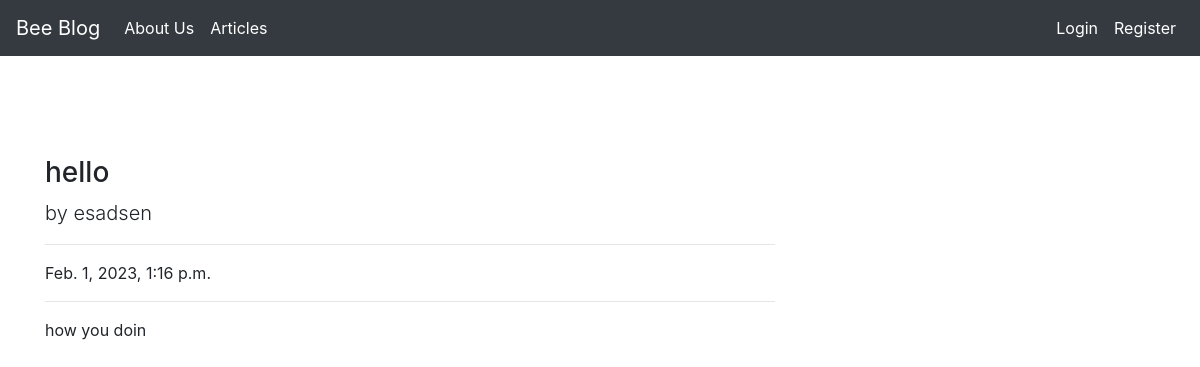
The app's page /articles/article/1 with its own data.
### article/models.py (models this page shows, shortened)
class Article(models.Model):
    author=models.ForeignKey("auth.User",on_delete=models.CASCADE)
    title=models.CharField(max_length=50)
    content=RichTextField()
    created_date=models.DateTimeField(auto_now_add=True)
    article_image=models.ImageField(blank=True,null=True,verbose_name="Add image to the article",upload_to='media/')

### article/views.py (the view)
# urls.py: path('article/<int:id>',views.detail,name="detail"),
def detail(request,id):
    article=get_object_or_404(Article,id=id)
    return render(request,"detail.html",{"article":article})

### templates/detail.html (shortened to what this page needs)
{% extends "layout.html" %}
{% block body %}
<div class="row">
    <div class="col-lg-8">
            <h3>{{article.title}}</h3>
            <p class="lead">by
                {{article.author.username}}</p>
            <hr>
            <p>{{article.created_date}}</p>
            <hr>
            <p>
                {{article.content|safe}}
            </p>
    </div>
</div>
{% endblock body %}

### records on screen
Article: title "hello", author.username "esadsen", created_date "Feb. 1, 2023, 1:16 p.m.", content "how you doin"
